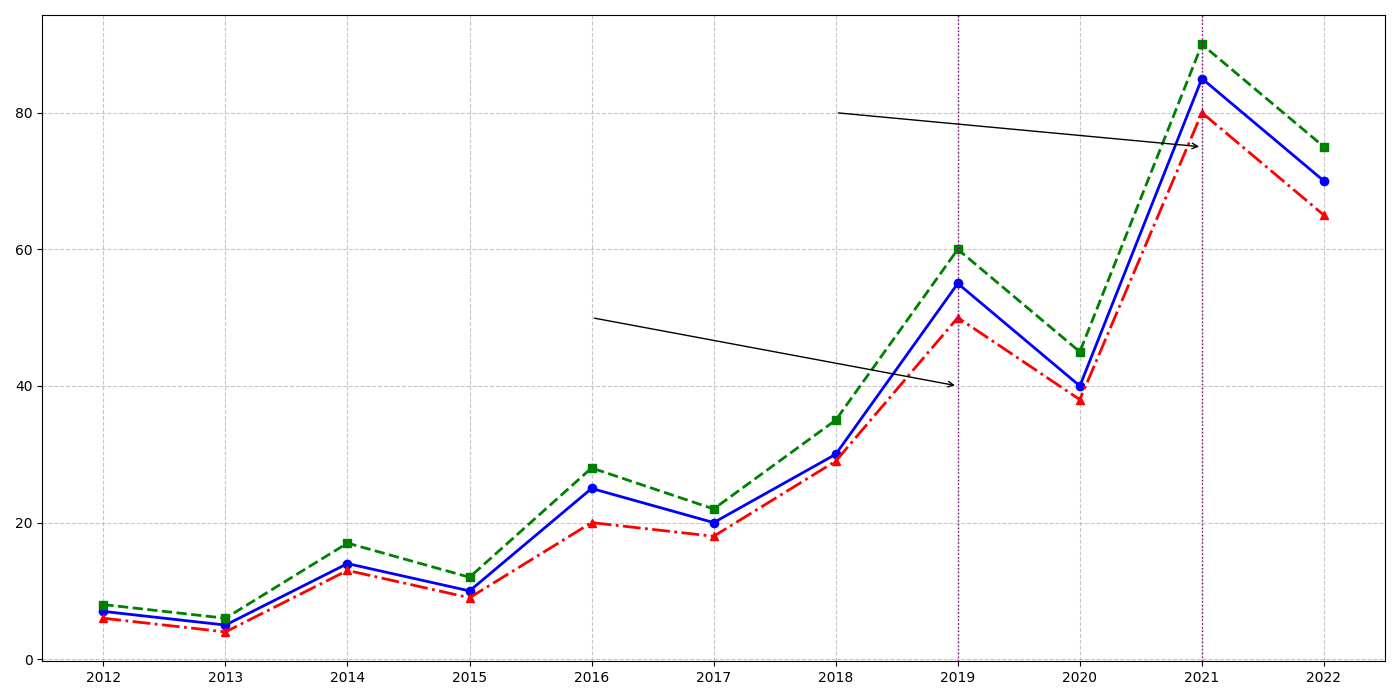

Write the Python code that produced this figure.
import matplotlib.pyplot as plt
import numpy as np

years = np.arange(2012, 2023)

metropolis_speeds = np.array([7, 5, 14, 10, 25, 20, 30, 55, 40, 85, 70])
atlantis_speeds = np.array([8, 6, 17, 12, 28, 22, 35, 60, 45, 90, 75])
avalon_speeds = np.array([6, 4, 13, 9, 20, 18, 29, 50, 38, 80, 65])

fig, ax = plt.subplots(figsize=(14, 7))

ax.plot(years, metropolis_speeds, color='blue', marker='o', linestyle='-', linewidth=2)
ax.plot(years, atlantis_speeds, color='green', marker='s', linestyle='--', linewidth=2)
ax.plot(years, avalon_speeds, color='red', marker='^', linestyle='-.', linewidth=2)

ax.annotate('', xy=(2019, 40), xytext=(2016, 50),
            arrowprops=dict(facecolor='black', arrowstyle='->'))
ax.annotate('', xy=(2021, 75), xytext=(2018, 80),
            arrowprops=dict(facecolor='black', arrowstyle='->'))

ax.axvline(x=2019, color='purple', linestyle=':', linewidth=1)
ax.axvline(x=2021, color='purple', linestyle=':', linewidth=1)

ax.set_xticks(years)

ax.grid(True, linestyle='--', alpha=0.7)

plt.tight_layout()
plt.show()
